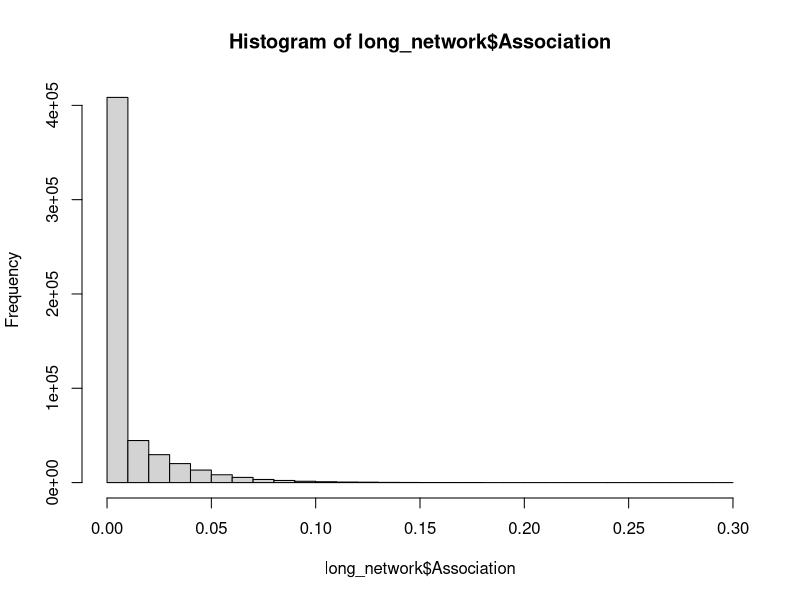
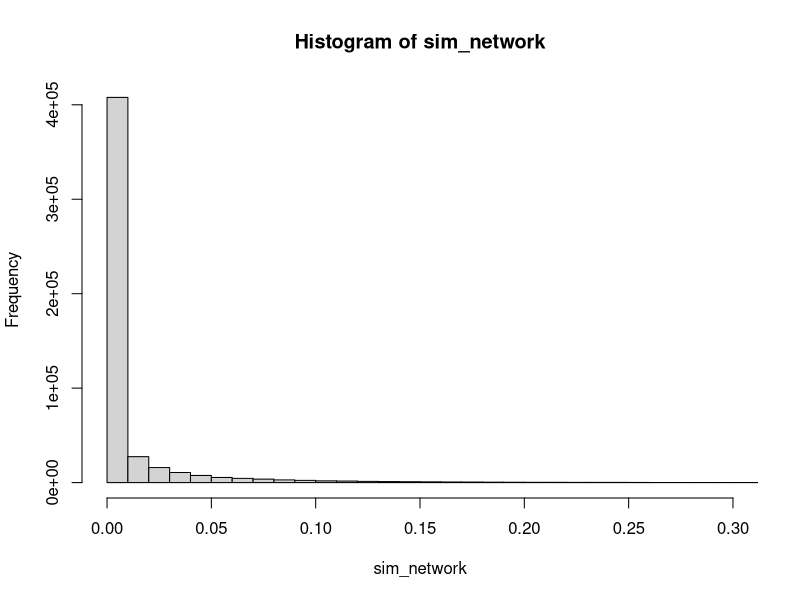

Source code (R) for these figures, in order:
# Creating fake association network from Zach's data
# see "social_associations_cleanup.R" in Case Studies repo

library(tidyr)

set.seed <- 5

## load associations from Zach for 735 EMB Zc over all years of monitoring
# 0s mean those individuals never overlapped (between or within years)
network <- read.csv("Data/social_network_associations_zac_EMB.csv")

# wide to long format
long_network <- network %>% 
  pivot_longer(!ID, names_to = "Buddy_ID", values_to = "Association")

# remove self-associations and make 0s non-zero
long_network <- long_network[-which(long_network$ID == long_network$Buddy_ID),]
long_network$Association[which(long_network$Association == 0)] <- 0.0000001

# check stats and viz
max(long_network$Association)
mean(long_network$Association)
hist(long_network$Association, breaks = seq(0, 0.3, 0.01))

# fit a beta dist to it
start_vals <- list(shape1 = 0.1, shape2 = 10)
fit <- MASS::fitdistr(x = long_network$Association, densfun = "beta", start = start_vals)

# simulate fake data from the fitted beta and viz it
# round so almost-zeroes become zeroes again - janky zi workaround
sim_network <- round(rbeta(500000, fit$estimate[1], fit$estimate[2]), digits = 3)
max(sim_network)
mean(sim_network)
hist(sim_network, breaks = seq(0, 1, 0.01), xlim = c(0, 0.3))

sim_network_2 <- sim_network <- round(rbeta(500000, fit$estimate[1], fit$estimate[2]), digits = 3)
sim_network_3 <- sim_network <- round(rbeta(500000, fit$estimate[1], fit$estimate[2]), digits = 3)
